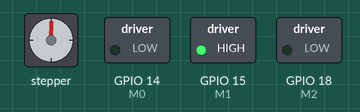
Bench run of a program on a simulated Raspberry Pi (BCM pin numbers). Shown: stepper motor, switched loads named in the program (green lamp = pin HIGH). Pins used as bus, display or sensor lines are not drawn. At 3.8 s the program stops and its outputs stay as they are.

Above: at 0.15 s.
At 1.95 s:
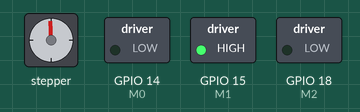
At 2.85 s:
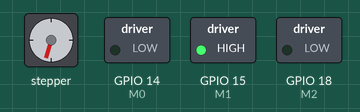
At 3.9 s:
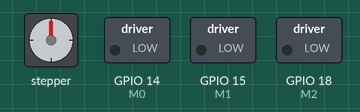
Timing chart, 0 to 5.3 s (numbered marks = the images above):
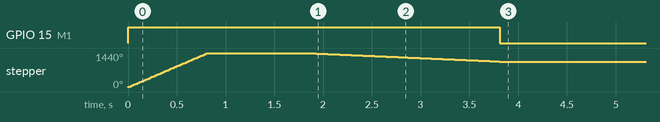

The program:

1.5-Stepper.py
```python
from time import sleep
import RPi.GPIO as GPIO

M0 = 14
M1 = 15 # Microstepping pins
M2 = 18

DIR = 20  # Direction pin
STEP = 21  # Step pin
CW = 1  # Clockwise rotation
CCW = 0  # Counterclockwise rotation
SPR = 200 # (360/1.8) = 200 steps per revolution

# Setup GPIO
GPIO.setmode(GPIO.BCM)
GPIO.setup(DIR, GPIO.OUT)
GPIO.setup(STEP, GPIO.OUT)

GPIO.setup(M0, GPIO.OUT)
GPIO.setup(M1, GPIO.OUT) # Microstepping pins
GPIO.setup(M2, GPIO.OUT)

# Full Step          (000)
# Half Step          (100)
# Quarter Step       (010)
# Eigth Step         (110)
# Sixteenth Step     (001)
# Thirty-Second Step (101)

GPIO.output(M0, GPIO.LOW)
GPIO.output(M1, GPIO.HIGH) # Microstepping output
GPIO.output(M2, GPIO.LOW)

def step_motor(direction, steps, delay):
    # Set direction
    GPIO.output(DIR, direction)

    # Step the motor
    for _ in range(steps):
        GPIO.output(STEP, GPIO.HIGH)
        sleep(delay)
        GPIO.output(STEP, GPIO.LOW)
        sleep(delay)

try:
    step_motor(CW, SPR *4, 0.0005)

    sleep(1)

    step_motor(CCW, SPR, 0.005)

except KeyboardInterrupt:
    print("Program interrupted by user")
finally:
    GPIO.cleanup()
```

Measured:
- by itself, GPIO 15 (M1): LOW → HIGH at 0.00 s, → LOW 3.8 s later
- by itself, stepper: turns 1440° clockwise in 0.82 s, then 360° counter-clockwise in 2.0 s
